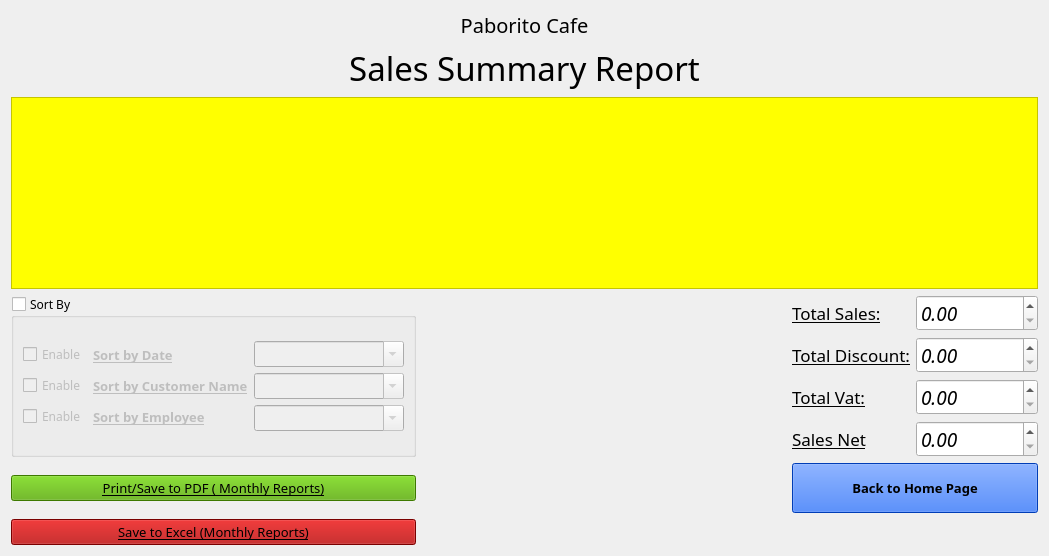
      <widget class="QWidget" name="ReportsPage">
       <layout class="QGridLayout" name="gridLayout_44">
        <item row="0" column="0" colspan="3">
         <layout class="QGridLayout" name="gridLayout_42">
          <item row="0" column="0">
           <layout class="QGridLayout" name="gridLayout_35">
            <item row="0" column="0">
             <widget class="QLabel" name="label_7">
              <property name="font">
               <font>
                <family>Kozuka Gothic Pr6N B</family>
                <pointsize>15</pointsize>
               </font>
              </property>
              <property name="text">
               <string>Paborito Cafe</string>
              </property>
              <property name="alignment">
               <set>Qt::AlignCenter</set>
              </property>
             </widget>
            </item>
            <item row="1" column="0">
             <widget class="QLabel" name="label_9">
              <property name="font">
               <font>
                <family>Kozuka Gothic Pr6N B</family>
                <pointsize>25</pointsize>
               </font>
              </property>
              <property name="text">
               <string>Sales Summary Report</string>
              </property>
              <property name="alignment">
               <set>Qt::AlignCenter</set>
              </property>
             </widget>
            </item>
           </layout>
          </item>
          <item row="1" column="0">
           <widget class="QTableView" name="tableView_ReportsSummary">
            <property name="font">
             <font>
              <family>Kozuka Gothic Pr6N B</family>
             </font>
            </property>
            <property name="styleSheet">
             <string notr="true">background-color: rgb(255, 255, 0);</string>
            </property>
           </widget>
          </item>
         </layout>
        </item>
        <item row="1" column="1">
         <spacer name="horizontalSpacer_8">
          <property name="font">
           <font>
            <family>Kozuka Gothic Pr6N B</family>
           </font>
          </property>
          <property name="orientation">
           <enum>Qt::Horizontal</enum>
          </property>
          <property name="sizeHint" stdset="0">
           <size>
            <width>364</width>
            <height>20</height>
           </size>
          </property>
         </spacer>
        </item>
        <item row="1" column="2">
         <layout class="QGridLayout" name="gridLayout_41">
          <item row="0" column="0">
           <layout class="QGridLayout" name="gridLayout_39">
            <item row="0" column="0">
             <widget class="QLabel" name="label_TotalSales">
              <property name="font">
               <font>
                <family>Kozuka Gothic Pr6N B</family>
                <pointsize>13</pointsize>
                <weight>50</weight>
                <bold>false</bold>
                <underline>true</underline>
               </font>
              </property>
              <property name="text">
               <string>Total Sales:</string>
              </property>
             </widget>
            </item>
            <item row="1" column="0">
             <widget class="QLabel" name="label_TotalDis">
              <property name="font">
               <font>
                <family>Kozuka Gothic Pr6N B</family>
                <pointsize>13</pointsize>
                <weight>50</weight>
                <bold>false</bold>
                <underline>true</underline>
               </font>
              </property>
              <property name="text">
               <string>Total Discount:</string>
              </property>
             </widget>
            </item>
            <item row="2" column="0">
             <widget class="QLabel" name="label_TotalVat">
              <property name="font">
               <font>
                <family>Kozuka Gothic Pr6N B</family>
                <pointsize>13</pointsize>
                <weight>50</weight>
                <bold>false</bold>
                <underline>true</underline>
               </font>
              </property>
              <property name="text">
               <string>Total Vat:</string>
              </property>
             </widget>
            </item>
            <item row="3" column="0">
             <widget class="QLabel" name="label_SalesNet">
              <property name="font">
               <font>
                <family>Kozuka Gothic Pr6N B</family>
                <pointsize>13</pointsize>
                <weight>50</weight>
                <bold>false</bold>
                <underline>true</underline>
               </font>
              </property>
              <property name="text">
               <string>Sales Net</string>
              </property>
             </widget>
            </item>
           </layout>
          </item>
          <item row="0" column="1">
           <layout class="QGridLayout" name="gridLayout_40">
            <item row="1" column="0">
             <widget class="QDoubleSpinBox" name="doubleSpinBox_ReportsDiscount">
              <property name="font">
               <font>
                <family>Kozuka Gothic Pr6N B</family>
                <pointsize>14</pointsize>
                <italic>true</italic>
               </font>
              </property>
              <property name="showGroupSeparator" stdset="0">
               <bool>true</bool>
              </property>
              <property name="maximum">
               <double>999999999.000000000000000</double>
              </property>
             </widget>
            </item>
            <item row="0" column="0">
             <widget class="QDoubleSpinBox" name="doubleSpinBox_ReportsSales">
              <property name="font">
               <font>
                <family>Kozuka Gothic Pr6N B</family>
                <pointsize>14</pointsize>
                <italic>true</italic>
               </font>
              </property>
              <property name="showGroupSeparator" stdset="0">
               <bool>true</bool>
              </property>
              <property name="maximum">
               <double>999999999.000000000000000</double>
              </property>
             </widget>
            </item>
            <item row="2" column="0">
             <widget class="QDoubleSpinBox" name="doubleSpinBox_ReportsVat">
              <property name="font">
               <font>
                <family>Kozuka Gothic Pr6N B</family>
                <pointsize>14</pointsize>
                <italic>true</italic>
               </font>
              </property>
              <property name="showGroupSeparator" stdset="0">
               <bool>true</bool>
              </property>
              <property name="maximum">
               <double>999999999.000000000000000</double>
              </property>
             </widget>
            </item>
            <item row="3" column="0">
             <widget class="QDoubleSpinBox" name="doubleSpinBox_ReportsTotal">
              <property name="font">
               <font>
                <family>Kozuka Gothic Pr6N B</family>
                <pointsize>14</pointsize>
                <italic>true</italic>
               </font>
              </property>
              <property name="showGroupSeparator" stdset="0">
               <bool>true</bool>
              </property>
              <property name="maximum">
               <double>999999999.000000000000000</double>
              </property>
             </widget>
            </item>
           </layout>
          </item>
         </layout>
        </item>
        <item row="2" column="0">
         <widget class="QPushButton" name="pushButton_MonthlyReports">
          <property name="font">
           <font>
            <family>Kozuka Gothic Pr6N B</family>
            <pointsize>10</pointsize>
            <underline>true</underline>
           </font>
          </property>
          <property name="styleSheet">
           <string notr="true">background-color: rgb(85, 170, 0);</string>
          </property>
          <property name="text">
           <string>Print/Save to PDF ( Monthly Reports)</string>
          </property>
         </widget>
        </item>
        <item row="2" column="2">
         <widget class="QPushButton" name="pushButton_ReportsHomePage">
          <property name="minimumSize">
           <size>
            <width>0</width>
            <height>50</height>
           </size>
          </property>
          <property name="font">
           <font>
            <family>Kozuka Gothic Pr6N B</family>
            <pointsize>10</pointsize>
            <weight>75</weight>
            <bold>true</bold>
           </font>
          </property>
          <property name="styleSheet">
           <string notr="true">background-color: rgb(0, 85, 255);</string>
          </property>
          <property name="text">
           <string>Back to Home Page</string>
          </property>
         </widget>
        </item>
        <item row="1" column="0">
         <widget class="QGroupBox" name="groupBox_ReportsSortBy">
          <property name="font">
           <font>
            <family>Kozuka Gothic Pr6N B</family>
           </font>
          </property>
          <property name="title">
           <string>Sort By</string>
          </property>
          <property name="checkable">
           <bool>true</bool>
          </property>
          <property name="checked">
           <bool>false</bool>
          </property>
          <layout class="QGridLayout" name="gridLayout_43">
           <item row="0" column="0">
            <layout class="QGridLayout" name="gridLayout_38">
             <item row="0" column="0">
              <layout class="QGridLayout" name="gridLayout_36">
               <item row="0" column="1">
                <widget class="QLabel" name="label_11">
                 <property name="font">
                  <font>
                   <family>Kozuka Gothic Pr6N B</family>
                   <pointsize>10</pointsize>
                   <weight>75</weight>
                   <bold>true</bold>
                   <underline>true</underline>
                  </font>
                 </property>
                 <property name="text">
                  <string>Sort by Date</string>
                 </property>
                </widget>
               </item>
               <item row="3" column="1">
                <widget class="QLabel" name="label_15">
                 <property name="font">
                  <font>
                   <family>Kozuka Gothic Pr6N B</family>
                   <pointsize>10</pointsize>
                   <weight>75</weight>
                   <bold>true</bold>
                   <underline>true</underline>
                  </font>
                 </property>
                 <property name="text">
                  <string>Sort by Employee</string>
                 </property>
                </widget>
               </item>
               <item row="1" column="1">
                <widget class="QLabel" name="label_10">
                 <property name="font">
                  <font>
                   <family>Kozuka Gothic Pr6N B</family>
                   <pointsize>10</pointsize>
                   <weight>75</weight>
                   <bold>true</bold>
                   <underline>true</underline>
                  </font>
                 </property>
                 <property name="text">
                  <string>Sort by Customer Name</string>
                 </property>
                </widget>
               </item>
               <item row="0" column="0">
                <widget class="QCheckBox" name="checkBox_Reports_EnableDate">
                 <property name="font">
                  <font>
                   <family>Kozuka Gothic Pr6N B</family>
                  </font>
                 </property>
                 <property name="text">
                  <string>Enable</string>
                 </property>
                </widget>
               </item>
               <item row="1" column="0">
                <widget class="QCheckBox" name="checkBox_Reports_EnableCust">
                 <property name="font">
                  <font>
                   <family>Kozuka Gothic Pr6N B</family>
                  </font>
                 </property>
                 <property name="text">
                  <string>Enable</string>
                 </property>
                </widget>
               </item>
               <item row="3" column="0">
                <widget class="QCheckBox" name="checkBox_Reports_EnableEmp">
                 <property name="font">
                  <font>
                   <family>Kozuka Gothic Pr6N B</family>
                  </font>
                 </property>
                 <property name="text">
                  <string>Enable</string>
                 </property>
                </widget>
               </item>
              </layout>
             </item>
             <item row="0" column="1">
              <layout class="QGridLayout" name="gridLayout_37">
               <item row="1" column="0">
                <widget class="QComboBox" name="comboBox_ReportsSortByCustomer">
                 <property name="minimumSize">
                  <size>
                   <width>150</width>
                   <height>0</height>
                  </size>
                 </property>
                 <property name="font">
                  <font>
                   <family>Kozuka Gothic Pr6N B</family>
                   <pointsize>10</pointsize>
                   <weight>50</weight>
                   <bold>false</bold>
                  </font>
                 </property>
                 <property name="editable">
                  <bool>true</bool>
                 </property>
                </widget>
               </item>
               <item row="3" column="0">
                <widget class="QComboBox" name="comboBox_ReportsSortByEmp">
                 <property name="minimumSize">
                  <size>
                   <width>150</width>
                   <height>0</height>
                  </size>
                 </property>
                 <property name="font">
                  <font>
                   <family>Kozuka Gothic Pr6N B</family>
                   <pointsize>10</pointsize>
                   <weight>50</weight>
                   <bold>false</bold>
                  </font>
                 </property>
                 <property name="editable">
                  <bool>true</bool>
                 </property>
                </widget>
               </item>
               <item row="0" column="0">
                <widget class="QComboBox" name="comboBox_ReportsSortByDate">
                 <property name="minimumSize">
                  <size>
                   <width>150</width>
                   <height>0</height>
                  </size>
                 </property>
                 <property name="font">
                  <font>
                   <family>Kozuka Gothic Pr6N B</family>
                   <pointsize>10</pointsize>
                   <weight>50</weight>
                   <bold>false</bold>
                  </font>
                 </property>
                 <property name="editable">
                  <bool>true</bool>
                 </property>
                </widget>
               </item>
              </layout>
             </item>
            </layout>
           </item>
          </layout>
         </widget>
        </item>
        <item row="3" column="0">
         <widget class="QPushButton" name="pushButton_Export2ExcelMonthlyReports">
          <property name="font">
           <font>
            <family>Kozuka Gothic Pr6N B</family>
            <pointsize>10</pointsize>
            <underline>true</underline>
           </font>
          </property>
          <property name="styleSheet">
           <string notr="true">background-color: rgb(170, 0, 0);</string>
          </property>
          <property name="text">
           <string>Save to Excel (Monthly Reports)</string>
          </property>
         </widget>
        </item>
       </layout>
      </widget>
